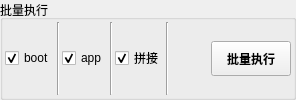
         <widget class="QGroupBox" name="groupBox_9">
          <property name="title">
           <string>批量执行</string>
          </property>
          <layout class="QHBoxLayout" name="horizontalLayout_15">
           <property name="spacing">
            <number>2</number>
           </property>
           <property name="leftMargin">
            <number>2</number>
           </property>
           <property name="topMargin">
            <number>2</number>
           </property>
           <property name="rightMargin">
            <number>2</number>
           </property>
           <property name="bottomMargin">
            <number>2</number>
           </property>
           <item>
            <widget class="QCheckBox" name="chk_doBoot">
             <property name="text">
              <string>boot</string>
             </property>
             <property name="checked">
              <bool>true</bool>
             </property>
            </widget>
           </item>
           <item>
            <widget class="Line" name="line">
             <property name="orientation">
              <enum>Qt::Vertical</enum>
             </property>
            </widget>
           </item>
           <item>
            <widget class="QCheckBox" name="chk_doApp">
             <property name="text">
              <string>app</string>
             </property>
             <property name="checked">
              <bool>true</bool>
             </property>
            </widget>
           </item>
           <item>
            <widget class="Line" name="line_2">
             <property name="orientation">
              <enum>Qt::Vertical</enum>
             </property>
            </widget>
           </item>
           <item>
            <widget class="QCheckBox" name="chk_doAB">
             <property name="text">
              <string>拼接</string>
             </property>
             <property name="checked">
              <bool>true</bool>
             </property>
            </widget>
           </item>
           <item>
            <widget class="Line" name="line_3">
             <property name="orientation">
              <enum>Qt::Vertical</enum>
             </property>
            </widget>
           </item>
           <item>
            <spacer name="horizontalSpacer_4">
             <property name="orientation">
              <enum>Qt::Horizontal</enum>
             </property>
             <property name="sizeHint" stdset="0">
              <size>
               <width>40</width>
               <height>20</height>
              </size>
             </property>
            </spacer>
           </item>
           <item>
            <widget class="QPushButton" name="btn_do">
             <property name="minimumSize">
              <size>
               <width>0</width>
               <height>35</height>
              </size>
             </property>
             <property name="font">
              <font>
               <bold>true</bold>
              </font>
             </property>
             <property name="text">
              <string>批量执行</string>
             </property>
            </widget>
           </item>
          </layout>
         </widget>
